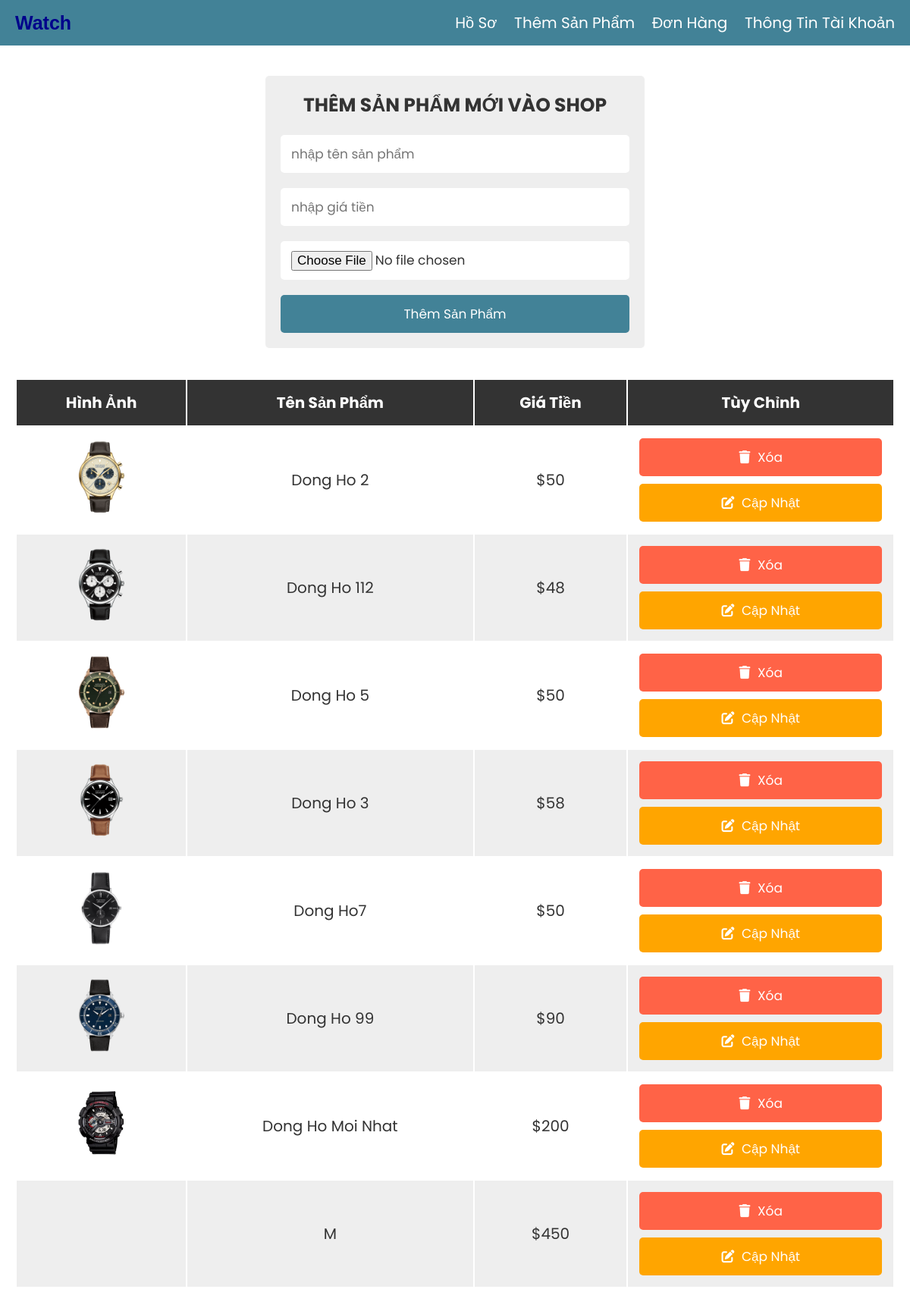
/admin/admin.php, run on the app's committed database.
### tables this page shows
CREATE TABLE `products` (
  `id` int(255) NOT NULL,
  `name` varchar(255) NOT NULL,
  `price` varchar(255) NOT NULL,
  `image` varchar(255) NOT NULL
);

### admin/admin.php (the view, shortened to what this page needs)
<?php
@include 'config.php';
?>
<!DOCTYPE html>
<html lang="en">
<head>
    <link rel="stylesheet" href="https://cdnjs.cloudflare.com/ajax/libs/font-awesome/6.0.0/css/all.min.css">
    <Link rel="stylesheet" href="css/style.css">
</head>
<body>
    <?php include 'header.php'; ?>
    <div class="container">
        <section>
            <form action="" method="post" class="add-product-form" enctype="multipart/form-data">
                <h3>thêm sản phẩm mới vào shop</h3>
                <input type="text" name="p_name" placeholder="nhập tên sản phẩm" class="box" required>
                <input type="number" name="p_price" min="0" placeholder="nhập giá tiền" class="box" required>
                <input type="file" name="p_image" accept="image/png, image/jpg, image/jpeg" class="box" required>
                <input type="submit" value=" thêm sản phẩm " name="add_product" class="btn">
            </form>
        </section>
        <section class="display-product-table">
            <table>
                <thead>
                    <th>hình ảnh</th>
                    <th>tên sản phẩm</th>
                    <th>giá tiền</th>
                    <th>tùy chỉnh</th>
                </thead>
                <tbody>
                    <?php
                    $select_products = mysqli_query($conn, "SELECT * FROM `products`");
                    if (mysqli_num_rows($select_products) > 0) {
                        while ($row = mysqli_fetch_assoc($select_products)) {
                    ?>
                            <tr>
                                <td><img src="uploaded_img/<?php echo $row['image']; ?>" height="100" alt=""></td>
                                <td><?php echo $row['name']; ?></td>
                                <td>$<?php echo $row['price']; ?></td>
                                <td>
                                    <a href="admin.php?delete=<?php echo $row['id']; ?>" class="delete-btn" onclick="return confirm('bạn có chắc muốn xóa sản phẩm này');">
                                        <i class="fas fa-trash"></i> xóa </a>
                                    <a href="admin.php?edit=<?php echo $row['id']; ?>" class="option-btn">
                                        <i class="fas fa-edit"></i> cập nhật </a>
                                </td>
                            </tr>
                    <?php
                        };
                    } else {
                        echo "<div class='empty'>hết sản phẩm</div>";
                    };
                    ?>
                </tbody>
            </table>
        </section>
    </div>
</body>
</html>

### admin/css/style.css (style rules this page uses)
:root { --blue: #428297; --red: tomato; --orange: orange; --black: #333; --white: #fff; --dark-bg: rgba(0, 0, 0, .7); --bg-color: #eee; --box-shadow: 0 .5rem 1rem rgba(0, 0, 0, .1); --border: .1rem solid #999; }
* { font-family: 'Poppins', sans-serif; margin: 0; padding: 0; box-sizing: border-box; outline: none; border: none; text-decoration: none; text-transform: capitalize; }
html { font-size: 62.5%; overflow-x: hidden; }
.container { max-width: 1200px; margin: 0 auto; padding-bottom: 10rem; }
section { padding: 2rem; }
.btn, .option-btn, .delete-btn { display: block; width: 100%; text-align: center; background-color: var(--blue); color: var(--white); font-size: 1.7rem; padding: 1.2rem 3rem; border-radius: .5rem; cursor: pointer; margin-top: 1rem; }
.option-btn i, .delete-btn i { padding-right: .5rem; }
.option-btn { background-color: var(--orange); }
.delete-btn { margin-top: 0; background-color: var(--red); }
.add-product-form { max-width: 50rem; background-color: var(--bg-color); border-radius: .5rem; padding: 2rem; margin: 0 auto; margin-top: 2rem; }
.add-product-form h3 { font-size: 2.5rem; margin-bottom: 1rem; color: var(--black); text-transform: uppercase; text-align: center; }
.add-product-form .box { text-transform: none; padding: 1.2rem 1.4rem; font-size: 1.7rem; color: var(--black); border-radius: .5rem; background-color: var(--white); margin: 1rem 0; width: 100%; }
.display-product-table table { width: 100%; text-align: center; }
.display-product-table table thead th { padding: 1.5rem; font-size: 2rem; background-color: var(--black); color: var(--white); }
.display-product-table table td { padding: 1.5rem; font-size: 2rem; color: var(--black); }
.display-product-table table td:first-child { padding: 0; }
.display-product-table table tr:nth-child(even) { background-color: var(--bg-color); }

### data on the page
products: image (picture), name "Dong Ho 2", price "50"
products: image (picture), name "Dong Ho 112", price "48"
products: image (picture), name "Dong Ho 5", price "50"
products: image (picture), name "Dong Ho 3", price "58"
products: image (picture), name "Dong Ho7", price "50"
products: image (picture), name "Dong Ho 99", price "90"
products: image (picture), name "Dong Ho Moi Nhat", price "200"
products: name "M", price "450"

### other printed values
$_SESSION['name'] "Hồ Sơ"
